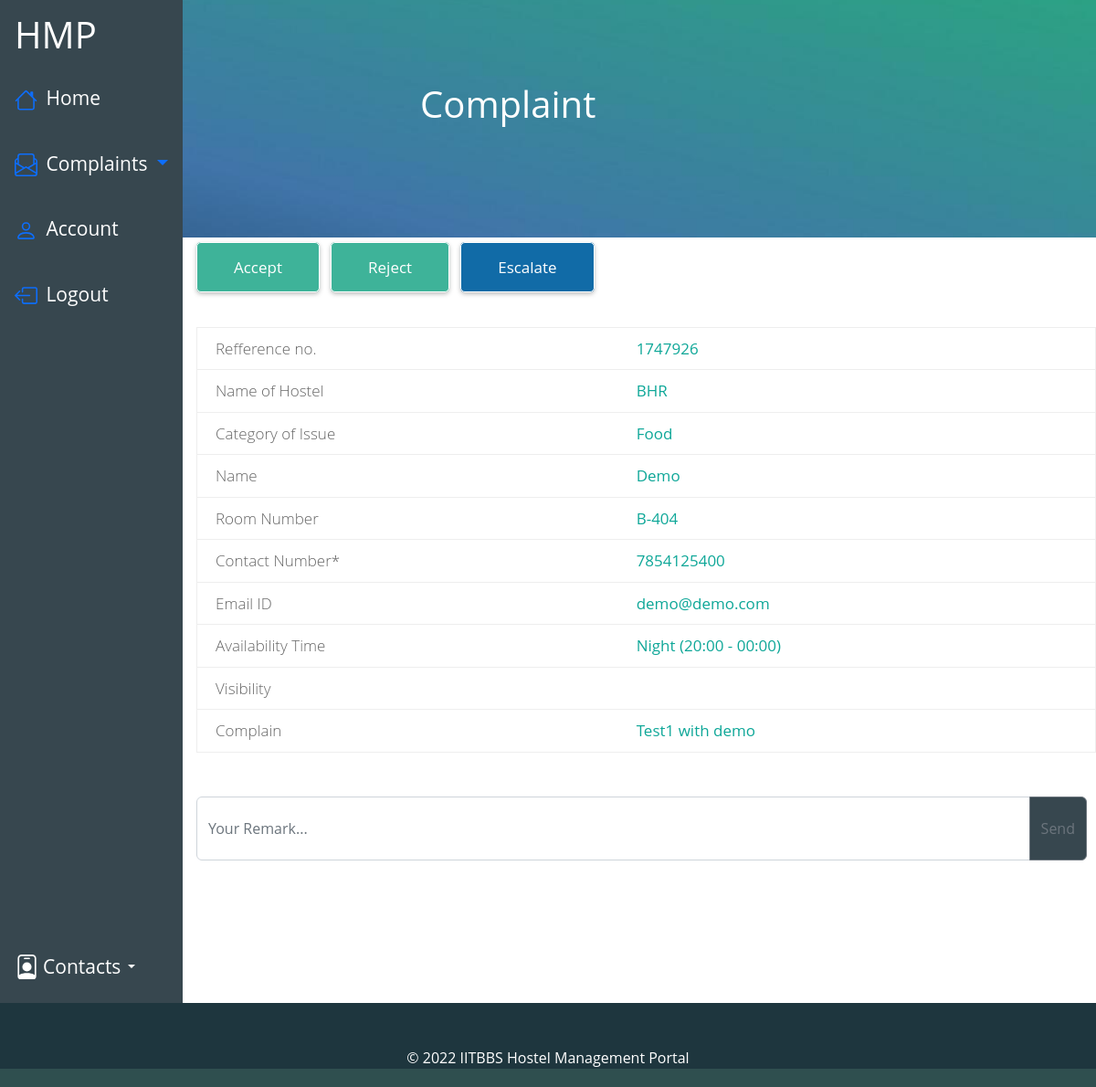
/admin/message-view.php?ref=1747926 (signed in), run on the app's committed database.
### tables this page shows
CREATE TABLE `cmp_log` (
  `id` int(11) NOT NULL,
  `name` varchar(50) NOT NULL,
  `email` varchar(80) NOT NULL,
  `phone no` varchar(10) NOT NULL,
  `complain` varchar(300) NOT NULL,
  `ref_no` int(100) NOT NULL,
  `nameOfHostel` VARCHAR(100) NOT NULL ,
`CategoryOfIssue` VARCHAR(100) NOT NULL ,
`address` VARCHAR(100) NOT NULL ,
`availability` VARCHAR(100) NOT NULL 

);

### admin/message-view.php (the view, shortened to what this page needs)
<?php
$database = "hrmd";
$username = "root";
$password = "";
$conn = mysqli_connect($host, $username, $password, $database);
$ref = $_GET['ref'];
?>
<?php
$username=$_SESSION['username'];
$query1=mysqli_query($conn,"SELECT * FROM admin WHERE username='$username'");
$arry1=mysqli_fetch_array($query1);
$aid=$arry1['id'];
?>
<!DOCTYPE html>
<html>
<head>
  <link href="https://cdn.jsdelivr.net/npm/bootstrap@5.2.1/dist/css/bootstrap.min.css" rel="stylesheet">
  <link rel="stylesheet" href="../files/css/custom.css">
</head>
<body>
  <div class="container-fluid overflow-hidden">
    <div class="row vh-100 overflow-auto">
      <?php require 'nav.php'; ?>
      <div class="col d-flex flex-column h-sm-100">
        <main class="row overflow-auto" style="height:100%;">
          <div class="animated fadeIn" style="padding:0px">
            <div class="cover main">
              <h1>Complaint</h1>
            </div style="margin-bottom :300px ;">
            <div class="col-md-auto">
              <div class="col-lg-12 " style="padding-left:15px">
                <?php
                echo "<a class='button logout' style='background-color: rgb(62, 179, 153);border-radius: 5px;margin-right: 8px;' href ='m_accept.php?ref=$ref' onClick=\"javascript:return confirm ('Confirm Acceptance');\">Accept</a>";
                ?>
                <?php
                echo "<a class='button logout' style='background-color: rgb(62, 179, 153);border-radius: 5px;margin-right: 8px;' href ='m_reject.php?ref=$ref' onClick=\"javascript:return confirm ('Confirm Rejection');\">Reject</a>";
                ?>
                <?php
                if ($aid != 3) {
                  echo "<a class='button logout' style='background-color: #116ba7;border-radius: 5px;' href ='m_escalate.php?ref=$ref' onClick=\"javascript:return confirm ('Do you really want to escalate ?');\">Escalate</a>";
                }
                ?>
                <br><br><br><br>
                <table>
                  <?php
                  $query1=mysqli_query($conn,"SELECT * FROM `cmp_log` WHERE ref_no='$ref'");
                  while( $arry=mysqli_fetch_array($query1) ) {
                    $name = $arry['name'];
                    $email = $arry['email'];
                    $phone_no = $arry['phone no'];
                    $complain = $arry['complain'];
                    $category = $arry['CategoryOfIssue'];
                    $noh = $arry['nameOfHostel'];
                    $avai = $arry['availability'];
                    $ref = $arry['ref_no'];
                    $address = $arry['address'];
                    $vi=$arry['visibility'];
                  }
                  echo "<tr> <td style='border-radius:10px'> <b> Refference no. </b> </td>";
                  echo "     <td> " . $ref . "</td> </tr>";
                  echo "<tr> <td> <b> Name of Hostel </b> </td>";
                  echo "     <td> " . $noh . "</td> </tr>";
                  echo "<tr> <td> <b> Category of Issue </b> </td>";
                  echo "     <td> " . $category . "</td> </tr>";
                  echo "<tr> <td> <b> Name </b> </td>";
                  echo "     <td> " . $name . "</td> </tr>";
                  echo "<tr> <td> <b> Room Number </b> </td>";
                  echo "     <td> " . $address . "</td> </tr>";
                  echo "<tr> <td> <b> Contact Number* </b> </td>";
                  echo "     <td> " . $phone_no . "</td> </tr>";
                  echo "<tr> <td> <b> Email ID </b> </td>";
                  echo "     <td> " . $email . "</td> </tr>";
                  echo "<tr> <td> <b> Availability Time </b> </td>";
                  echo "     <td> " . $avai . "</td> </tr>";
                  echo "<tr> <td> <b> Visibility </b> </td>";
                  echo "     <td> " . $vi . "</td> </tr>";
                  echo "<tr> <td> <b> Complain </b> </td>";
                  echo "     <td> " . $complain . "</td> </tr>";
                  ?>
                </table>
                <br><br>
                <div class="input-group mb-3" style="padding-right:10px">
                  <input type="text" class="form-control" placeholder="Your Remark..." aria-label="Your Remark..." aria-describedby="button-addon2" style="height:70px">
                  <button class="btn btn-outline-secondary" type="button" id="button-addon2" style="background-color:#37474f">Send</button>
                </div>
                <br><br>
              </div>
            </div>
          </div>
      </div>
    </div>
  </div>
  <?php
  include 'footer2.php';
  ?>
</body>
</html>

### files/css/custom.css (style rules this page uses)
body { font-family:"Gotham A", Gotham, "Gotham SSm A", "Gotham SSm B", "Gotham SSm", "Proxima Nova", "Open Sans", "Helvetica Neue", Helvetica, Arial, sans-serif; font-weight: normal; }
a,a:hover,a:focus,a:visited { color:#4db6ac; text-decoration: none!important; outline: 0px!important; }
a:-webkit-any-link { text-decoration: none!important; }
button { border: 0px; }
.cover { width:100%; height: 260px; background: #4db6ac url('../img/admin.jpg'); background-position: center center; background-size: cover; position: relative; float: left; z-index: 999; color: #fff; }
input { border: 0px; padding-left:10px; height: 35px; width: 300px; border: 1px solid #4db6ac; border-radius: 2px; color:#4db6ac; font-size: 17px; background: #fff; }
.main { padding-top: 90px; padding-left: 260px; padding-right: 30px; color:#fff; }
.button { position: relative; top: 20px; padding: 15px 40px; color: #fff!important; border-radius: 2px; box-shadow: 0 2px 5px rgba(0,0,0,.26); font-size: 17px; }
.logout { border: 1px solid #fff!important; background:#e23c39; }
table { width:100%; border-left: 1px solid #eee; border-right: 1px solid #eee; font-size: 17px; }
td { padding:10px; border-top: 1px solid #eee; border-bottom: 1px solid #eee; padding-left: 20px; color:#0ea798; }
table b { font-weight: lighter!important; color: #666; }
.animated { animation-duration: 1s; animation-fill-mode: both; }
.fadeIn { animation-name: fadeIn; }

### data on the page
cmp_log: ref_no "1747926", nameOfHostel "BHR", CategoryOfIssue "Food", name "Demo", address "B-404", phone no "7854125400", email "demo@demo.com", availability "Night (20:00 - 00:00)", complain "Test1 with demo"

### other printed values
$web_name "IITBBS Hostel Management Portal"
